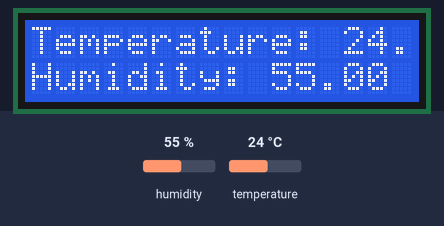
Bench run of a sketch on a simulated Arduino Uno, built with avr-gcc and run on an emulated ATmega328P. Shown: 16×2 character LCD. The inputs (shaded band) are chosen by the test bench; at power-on: humidity 55 %, temperature 24 °C.

Above: at 1.2 s.
1.3 s: humidity set to 22 %
At 2.4 s:
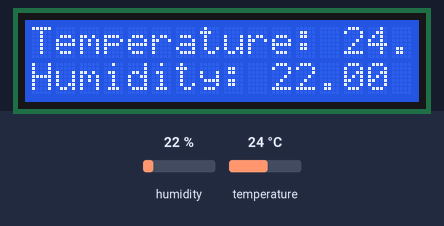
4.0 s: temperature set to 12 °C
At 5.6 s:
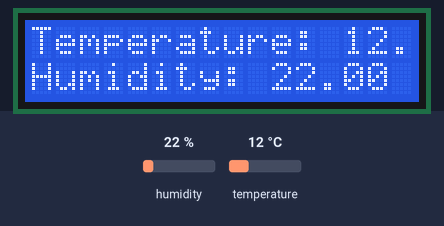
6.7 s: humidity set to 40 %
At 9.4 s:
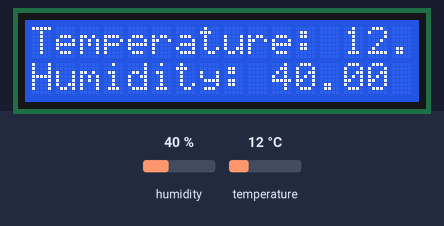
9.7 s: temperature set to 19 °C
At 11.4 s:
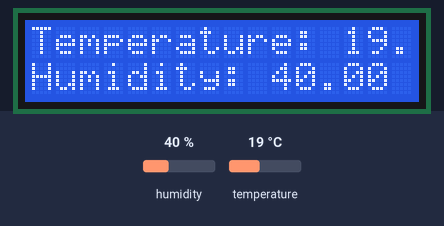
Timing chart, 0 to 12.9 s (numbered marks = the images above; inputs shaded):
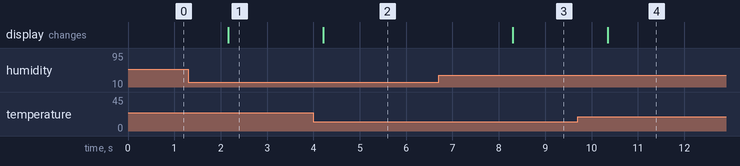

Measured:
- after the input at 1.3 s, the display: changes after 0.87 s (image 1)
- after the input at 4.0 s, the display: changes after 0.21 s (image 2)
- after the input at 6.7 s, the display: changes after 1.6 s (image 3)
- after the input at 9.7 s, the display: changes after 0.64 s (image 4)

The sketch:

Thermometer_LCD.ino
```cpp
#include <Wire.h>               // Library I2C comunicacion
#include <LCD.h>                // Library LCD funtions
#include <LiquidCrystal_I2C.h>  // Library I2C LCD display
#include <DHT.h>                // Library DHT

#define DHTPIN 2
#define DHTTYPE DHT11
DHT dht(DHTPIN, DHTTYPE);

LiquidCrystal_I2C lcd (0x27, 2, 1, 0, 4, 5, 6, 7);  // DIR, E, RW, RS, D4, D5, D6, D7

void setup() {
 Serial.begin(9600);
  dht.begin();

  lcd.setBacklightPin(3,POSITIVE);  // P3 port PCF8574 - positive
  lcd.setBacklight(HIGH);           // LCD light on
  lcd.begin(16, 2);                 // 16 columns x 2 rows - LCD 1602A
  lcd.clear();                      // Clear display
}

void loop() {
  float h = dht.readHumidity();
  float t = dht.readTemperature();
  float f = dht.readTemperature(true);
  float hif = dht.computeHeatIndex(f, h);
  float hic = dht.computeHeatIndex(t, h, false);

  lcd.setCursor(0, 0);        // Start at column 0 and row 0
  lcd.print("Temperature: "); // Write the text
  lcd.print(t);
  lcd.setCursor(0, 1);        // Start at column 0 and row 1
  lcd.print("Humidity: ");
  lcd.print(h);
}
```
